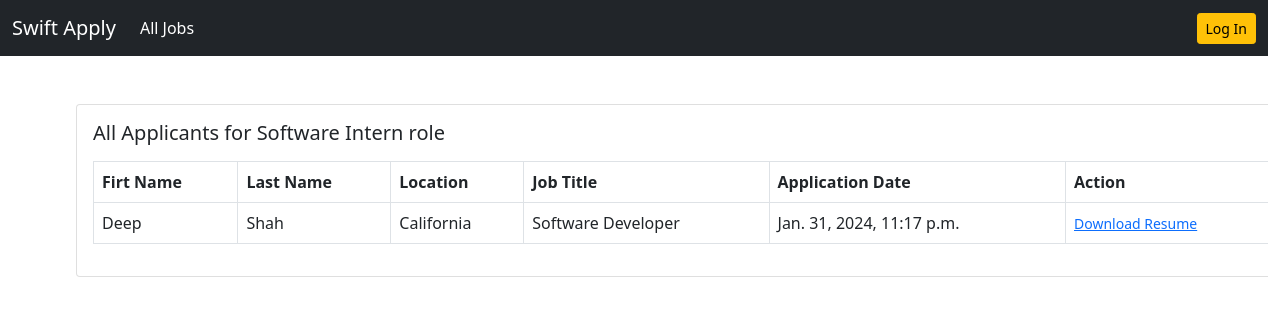
/job/all-applicants/1, run on the app's committed database.
### job/models.py (models this page shows, shortened)
class Job(models.Model):
    job_type_choices = (
        ('Remote', 'Remote'),
        ('Onsite', 'Onsite'),
        ('Hybrid', 'Hybrid')
    )
    user = models.ForeignKey(User, on_delete=models.CASCADE)
    company = models.ForeignKey(Company, on_delete=models.CASCADE)
    title = models.CharField(max_length=100)
    requirements = models.TextField()
    ideal_candidate = models.TextField()
    salary = models.PositiveIntegerField(default=60000)
    city = models.CharField(max_length=100)
    is_available = models.BooleanField(default=True)
    timestamp = models.DateTimeField(auto_now_add=True)
    industry = models.ForeignKey(Industry, on_delete=models.DO_NOTHING, null=True, blank=True)
    state = models.ForeignKey(State, on_delete=models.DO_NOTHING, null=True, blank=True)
    job_type = models.CharField(max_length=20, choices=job_type_choices, null=True, blank=True)

class ApplyJob (models.Model):
    status_choices = (
        ('Accepted', 'Accepted'),
        ('Declined', 'Declined'),
        ('Pending', 'Pending')
    )
    user = models.ForeignKey(User, on_delete=models.CASCADE)
    job = models.ForeignKey(Job, on_delete=models.CASCADE)
    timestamp = models.DateTimeField(auto_now_add=True)
    status = models.CharField(max_length=20, choices=status_choices)

### users/models.py (models this page shows)
class User(AbstractUser):
    email = models.EmailField(unique=True)
    recruiter = models.BooleanField(default=False)
    applicant = models.BooleanField(default=False)
    has_resume = models.BooleanField(default=False)
    has_company = models.BooleanField(default=False)

### resume/models.py (models this page shows, shortened)
class Resume(models.Model):
    user = models.OneToOneField(User, on_delete=models.CASCADE)
    fname = models.CharField(max_length=50, null=True, blank=True)
    lname = models.CharField(max_length=50, null=True, blank=True)
    location = models.CharField(max_length=50, null=True, blank=True)
    job_title = models.CharField(max_length=100, null=True, blank=True)
    upload_resume = models.FileField(upload_to='resume', null=True, blank=True)

### job/views.py (the view)
# urls.py: path('all-applicants/<int:pk>', views.all_applicants, name='all-applicants'),
def all_applicants(request, pk):
    job = Job.objects.get(pk=pk)
    applicants = job.applyjob_set.all()
    context = {
        'job': job,
        'applicants': applicants
    }
    return render(request, 'job/all_applicants.html', context)

### templates/job/all_applicants.html
{% extends 'base.html' %}
{% block content %}
<div class="card mx-auto" style="width: 76rem;">
    <div class="card-body">
        <h5 class="card-title mb-3">All Applicants for {{job.title}} role</h5>
        <table class="table table-bordered">
            <thead>
            <tr>
                <th scope="col">Firt Name</th>
                <th scope="col">Last Name</th>
                <th scope="col">Location</th>
                <th scope="col">Job Title</th>
                <th scope="col">Application Date</th>
                <th scope="col">Action</th>
            </tr>
            </thead>
            <tbody>
            {% for applicant in applicants %}
            <tr>
                <td>{{applicant.user.resume.fname}}</td>
                <td>{{applicant.user.resume.lname}}</td>
                <td>{{applicant.user.resume.location}}</td>
                <td>{{applicant.user.resume.job_title}}</td>
                <td>{{applicant.timestamp}}</td>
                <td><a href="{{applicant.user.resume.upload_resume.url}}" target="_blank"><small>Download Resume</small></a></td>
            </tr>
            {% endfor %}
            </tbody>
        </table>
    </div>
</div>
{% endblock content %}

### data on the page
Job: title "Software Intern"
ApplyJob: user.resume.fname "Deep", user.resume.lname "Shah", user.resume.location "California", user.resume.job_title "Software Developer", timestamp "Jan. 31, 2024, 11:17 p.m."
